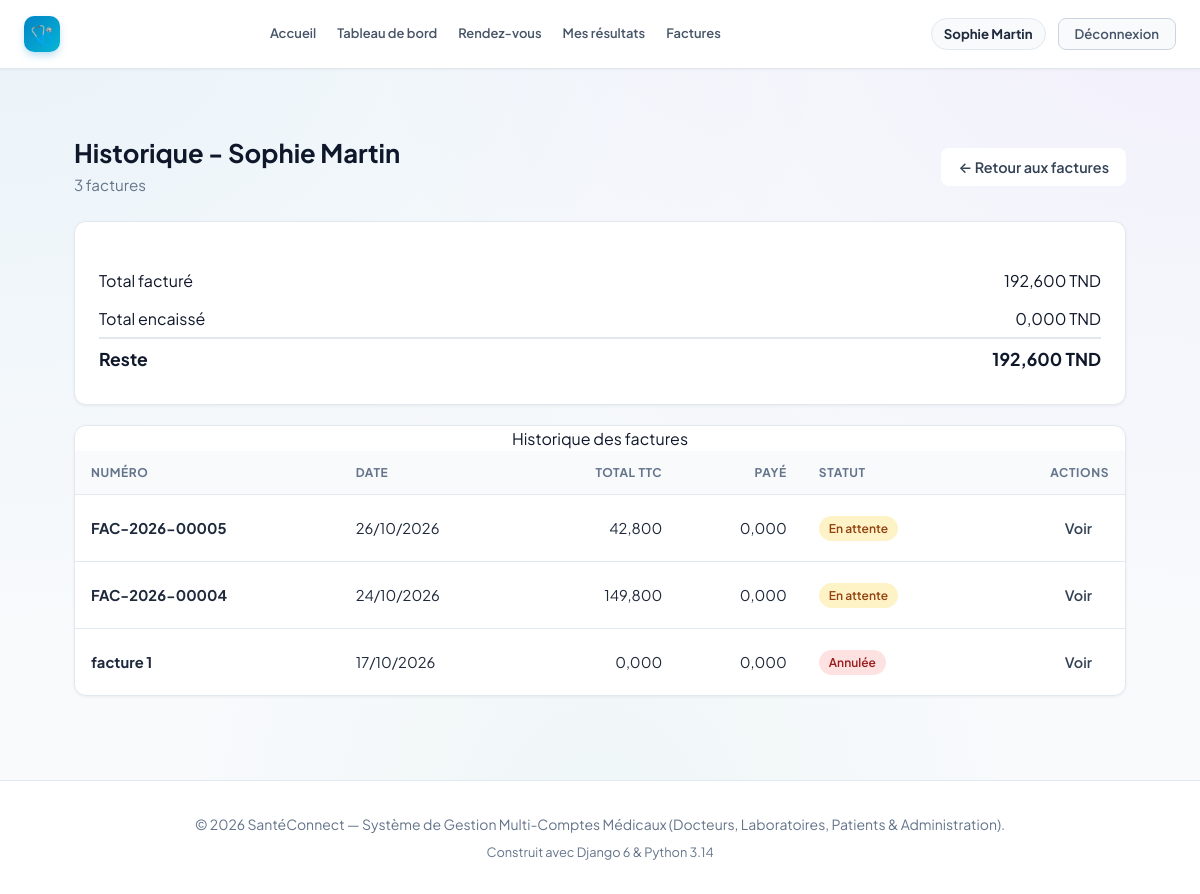
The page /billing/mon-historique/ (signed in) on the database as committed earlier.
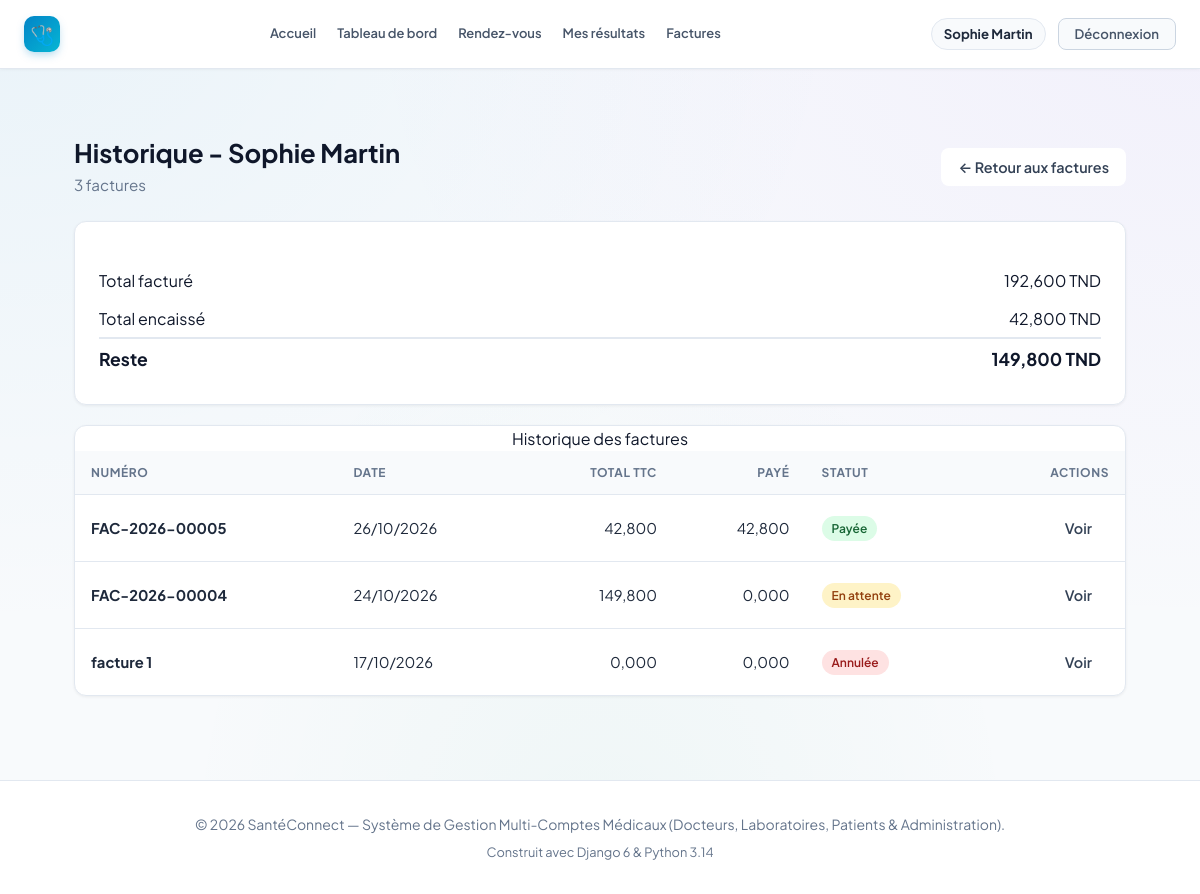
The same page on the database as committed later.
### billing/models.py (models this page shows, shortened)
class Facture(models.Model):
    class Statut(models.TextChoices):
        EN_ATTENTE = 'EN_ATTENTE', 'En attente'
        PARTIELLE = 'PARTIELLE', 'Partiellement payée'
        PAYEE = 'PAYEE', 'Payée'
        ANNULEE = 'ANNULEE', 'Annulée'
    numero = models.CharField("Numéro", max_length=20, unique=True, blank=True)
    patient = models.ForeignKey(settings.AUTH_USER_MODEL, on_delete=models.PROTECT,
                                related_name='factures_patient',
                                limit_choices_to={'role': 'PATIENT'})
    medecin = models.ForeignKey(settings.AUTH_USER_MODEL, on_delete=models.PROTECT,
                                related_name='factures_medecin', null=True, blank=True,
                                limit_choices_to={'role': 'DOCTEUR'})
    date_emission = models.DateField("Date d'émission", auto_now_add=True)
    statut = models.CharField("Statut", max_length=20,
                              choices=Statut.choices, default=Statut.EN_ATTENTE)
    remise = models.DecimalField("Remise", max_digits=12, decimal_places=3, default=0)
    tva = models.DecimalField("TVA (%)", max_digits=5, decimal_places=2, default=0)
    class Meta:
        ordering = ['-date_emission', '-id']
    @property
    def sous_total(self):
        return sum((l.total for l in self.lignes.all()), Decimal('0'))
    @property
    def total_ht(self):
        return max(self.sous_total - self.remise, Decimal('0'))
    @property
    def montant_tva(self):
        return (self.total_ht * self.tva / Decimal('100')).quantize(Decimal('0.001'))
    @property
    def total_ttc(self):
        return self.total_ht + self.montant_tva
    def total_paye(self):
        return sum((p.montant for p in self.paiements.all()), Decimal('0'))

class LigneFacture(models.Model):
    facture = models.ForeignKey(Facture, on_delete=models.CASCADE, related_name='lignes')
    tarif = models.ForeignKey(Tarif, on_delete=models.SET_NULL, null=True, blank=True)
    description = models.CharField("Description", max_length=200)
    reference = models.CharField("Référence", max_length=50, blank=True)
    quantite = models.PositiveIntegerField("Quantité", default=1)
    prix_unitaire = models.DecimalField("Prix unitaire", max_digits=12, decimal_places=3)
    @property
    def total(self):
        return self.quantite * self.prix_unitaire

class Paiement(models.Model):
    class Mode(models.TextChoices):
        ESPECES = 'ESPECES', 'Espèces'
        CARTE = 'CARTE', 'Carte bancaire'
        CHEQUE = 'CHEQUE', 'Chèque'
        VIREMENT = 'VIREMENT', 'Virement'
    facture = models.ForeignKey(Facture, on_delete=models.PROTECT, related_name='paiements')
    montant = models.DecimalField("Montant", max_digits=12, decimal_places=3,
                                  validators=[MinValueValidator(Decimal('0.001'))])
    mode = models.CharField("Mode", max_length=10, choices=Mode.choices, default=Mode.ESPECES)
    date_paiement = models.DateTimeField("Date", default=timezone.now)
    enregistre_par = models.ForeignKey(settings.AUTH_USER_MODEL, null=True, blank=True,
                                       on_delete=models.SET_NULL, related_name='+')
    class Meta:
        ordering = ['-date_paiement']

### billing/views.py (the view)
# urls.py: path('mon-historique/', views.patient_historique, name='mon_historique'),
@billing_access_required
def patient_historique(request, patient_id=None):
    if request.user.is_patient:
        if patient_id not in (None, request.user.pk):
            raise Http404
        patient = request.user
    else:
        patient = get_object_or_404(get_user_model(), pk=patient_id, role='PATIENT')
    factures = (factures_visibles(request.user)
                .filter(patient=patient).prefetch_related('lignes', 'paiements'))
    actives = [f for f in factures if f.statut != Facture.Statut.ANNULEE]
    total_facture = sum((f.total_ttc for f in actives), Decimal('0'))
    total_encaisse = sum((f.total_paye() for f in actives), Decimal('0'))
    return render(request, 'billing/patient_historique.html', {
        'patient': patient, 'factures': factures,
        'total_facture': total_facture, 'total_encaisse': total_encaisse,
        'total_reste': total_facture - total_encaisse,
    })

### accounts/models.py (called while the page is built)
    @property
    def is_doctor(self):
        return self.role == self.Role.DOCTEUR

    @property
    def is_laboratory(self):
        return self.role == self.Role.LABORATOIRE

    @property
    def is_patient(self):
        return self.role == self.Role.PATIENT

    @property
    def is_admin_user(self):
        return self.role == self.Role.ADMIN or self.is_superuser

### billing/permissions.py (called while the page is built)
def role_required(test):
    def decorator(view):
        @wraps(view)
        def wrapper(request, *args, **kwargs):
            if not request.user.is_authenticated:
                return redirect_to_login(request.get_full_path())
            if not test(request.user):
                raise PermissionDenied
            return view(request, *args, **kwargs)
        return wrapper
    return decorator

def _is_billing_staff(u):
    return u.is_admin_user or (u.is_doctor and u.is_verified)

def _can_see_billing(u):
    return _is_billing_staff(u) or u.is_patient

### billing/templates/billing/patient_historique.html
{% extends 'base.html' %}
{% load static %}
{% block extra_css %}<link rel="stylesheet" href="{% static 'billing/billing.css' %}">{% endblock %}
{% block content %}
<div class="container billing-page">
    <div class="page-header">
        <div>
            <h1>Historique - {{ patient.get_full_name|default:patient.username }}</h1>
            <p>{{ factures|length }} facture{{ factures|length|pluralize }}</p>
        </div>
        <a href="{% url 'facture_list' %}" class="btn btn-light">← Retour aux factures</a>
    </div>
    <div class="card" style="margin-bottom:20px;"><div class="card-body totals" style="max-width:100%;">
        <div><span>Total facturé</span><span>{{ total_facture|floatformat:3 }} TND</span></div>
        <div><span>Total encaissé</span><span>{{ total_encaisse|floatformat:3 }} TND</span></div>
        <div class="grand"><span>Reste</span><span>{{ total_reste|floatformat:3 }} TND</span></div>
    </div></div>
    <div class="card">
        <div class="table-wrap">
            <table>
                <caption class="sr-only">Historique des factures</caption>
                <thead>
                    <tr>
                        <th scope="col">Numéro</th><th scope="col">Date</th>
                        <th scope="col" class="text-right">Total TTC</th>
                        <th scope="col" class="text-right">Payé</th>
                        <th scope="col">Statut</th>
                        <th scope="col" class="text-right">Actions</th>
                    </tr>
                </thead>
                <tbody>
                    {% for f in factures %}
                    <tr>
                        <td><strong>{{ f.numero }}</strong></td>
                        <td>{{ f.date_emission|date:"d/m/Y" }}</td>
                        <td class="text-right">{{ f.total_ttc|floatformat:3 }}</td>
                        <td class="text-right">{{ f.total_paye|floatformat:3 }}</td>
                        <td><span class="badge badge-{{ f.statut|lower }}">{{ f.get_statut_display }}</span></td>
                        <td><div class="actions">
                            <a href="{% url 'facture_detail' f.pk %}" class="btn btn-light btn-sm"
                               aria-label="Voir la facture {{ f.numero }}">Voir</a>
                        </div></td>
                    </tr>
                    {% empty %}
                    <tr><td colspan="6" class="empty">Aucune facture pour ce patient.</td></tr>
                    {% endfor %}
                </tbody>
            </table>
        </div>
    </div>
</div>
{% endblock %}

Rows that differ between the two databases and show on the page:
changed Facture: total_paye "0,000" → "42,800"; statut "En attente" → "Payée"
Other text that changed with them:
{{ total_encaisse|floatformat:3 }}: "0,000" → "42,800"
{{ total_reste|floatformat:3 }}: "192,600" → "149,800"
